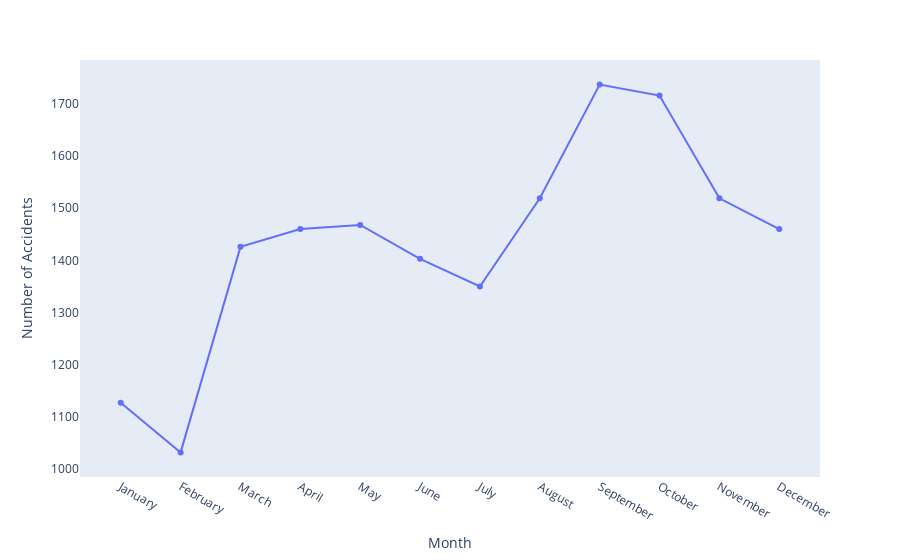

The notebook cell saved with this chart:
### Markdown cell above
<h2> Number of accidents per month 📈

### Code cell
fig = px.line(df_by_month, x='CRASH DATE', y='INCIDENT NUMBER', markers=True, labels={'CRASH DATE': 'Month', 'INCIDENT NUMBER': 'Number of Accidents'})
fig.update_xaxes(showgrid=False)
fig.update_yaxes(showgrid=False)
fig.show()

### Figure 1 — Plotly figure (JSON) as saved in the notebook; plotly's stock layout.template omitted (floating-point values rounded to 4 significant figures)
{"data": [{"hovertemplate": "Month=%{x}<br>Number of Accidents=%{y}<extra></extra>", "legendgroup": "", "line": {"color": "#636efa", "dash": "solid"}, "marker": {"symbol": "circle"}, "mode": "markers+lines", "name": "", "orientation": "v", "showlegend": false, "type": "scatter", "x": ["January", "February", "March", "April", "May", "June", "July", "August", "September", "October", "November", "December"], "xaxis": "x", "y": [1127, 1032, 1426, 1460, 1468, 1403, 1350, 1519, 1737, 1716, 1519, 1460], "yaxis": "y"}], "layout": {"legend": {"tracegroupgap": 0}, "margin": {"t": 60}, "xaxis": {"anchor": "y", "domain": [0, 1], "showgrid": false, "title": {"text": "Month"}}, "yaxis": {"anchor": "x", "domain": [0, 1], "showgrid": false, "title": {"text": "Number of Accidents"}}}}
